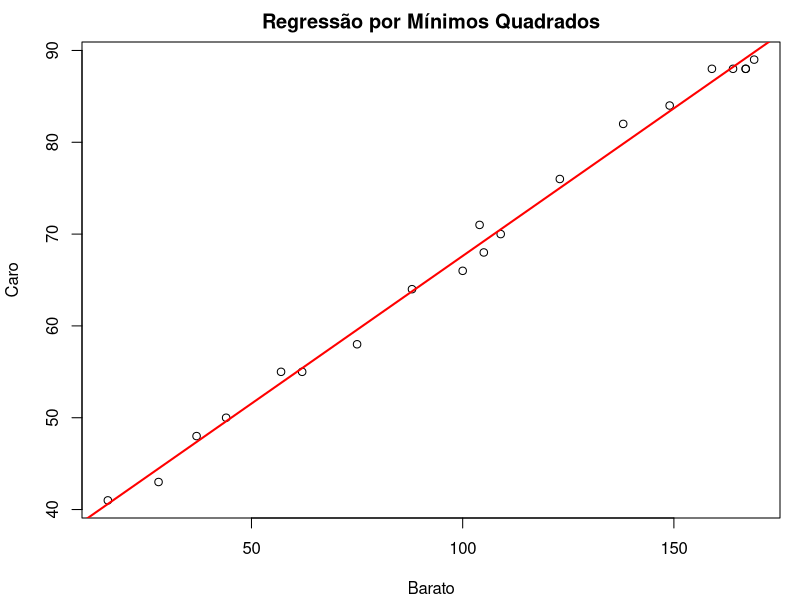
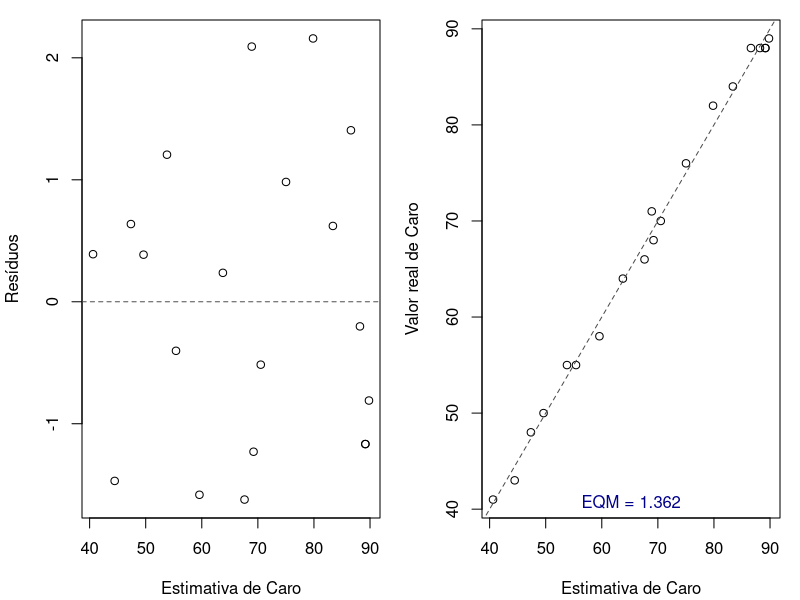
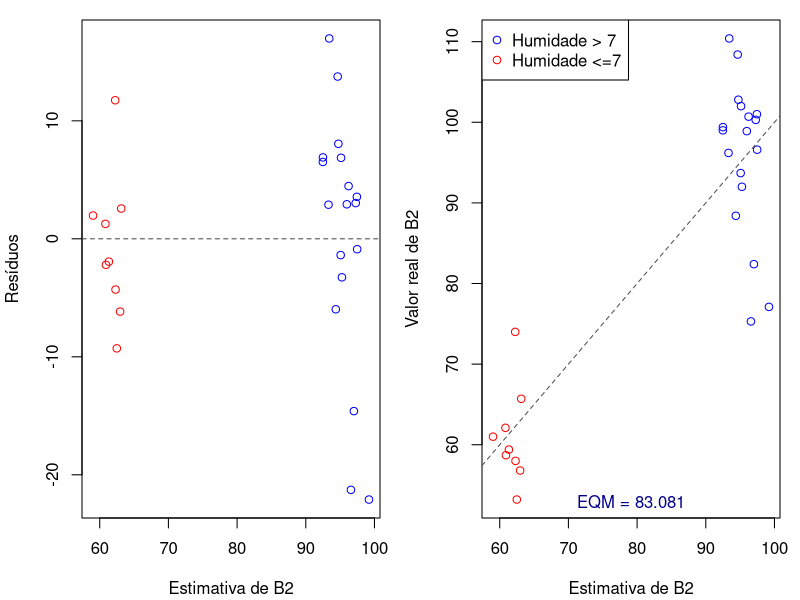
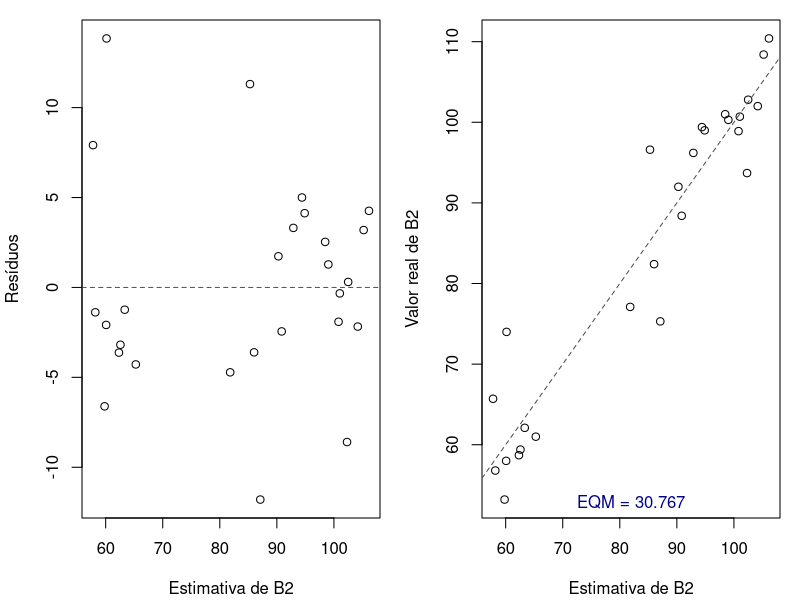
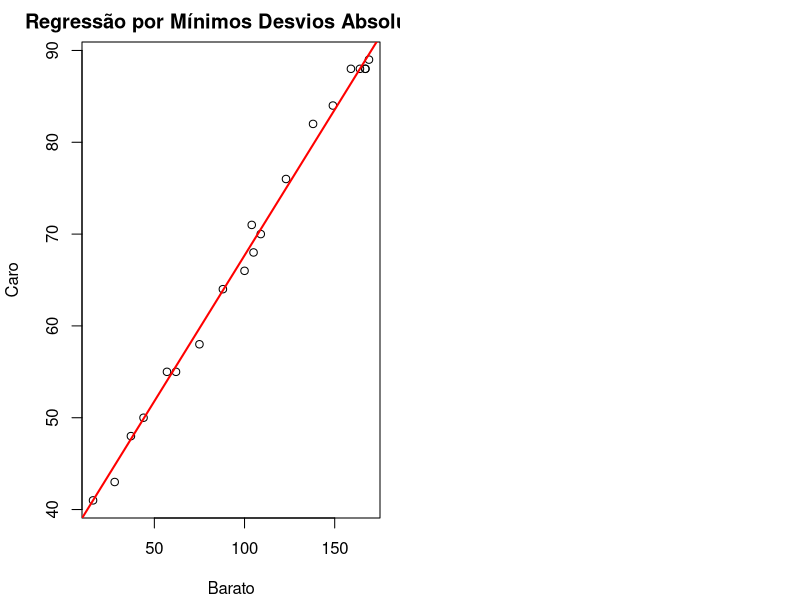
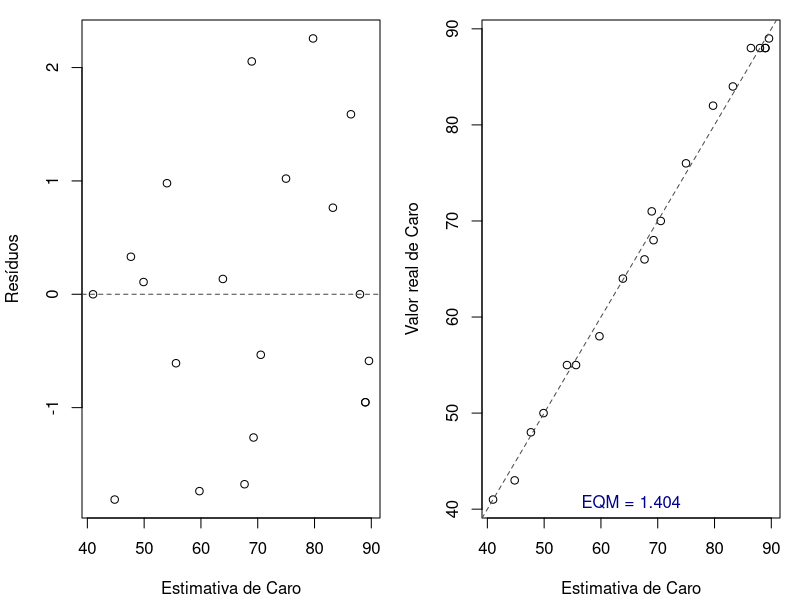
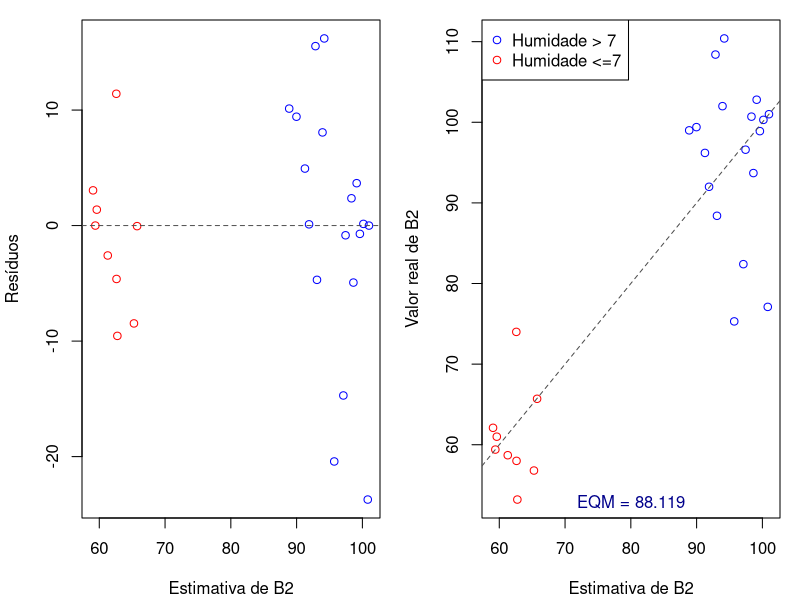
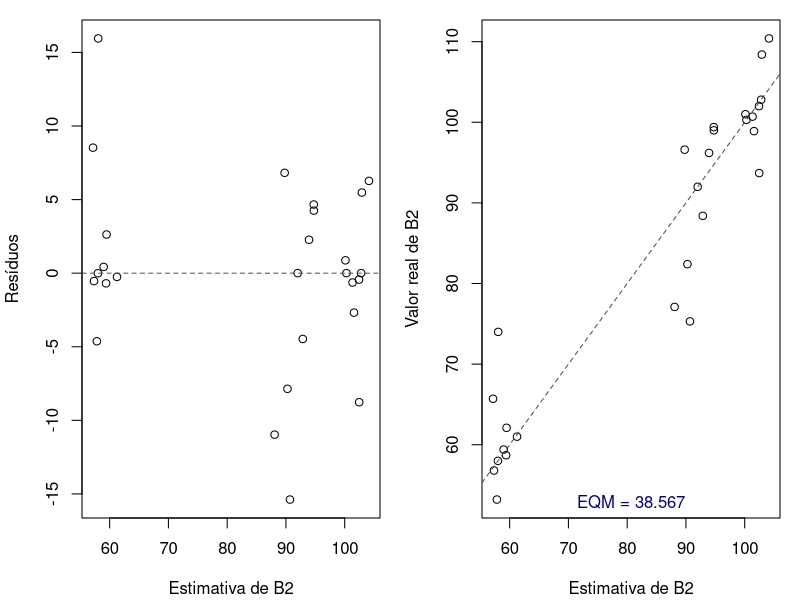

The R script that drew these images, in order:
## ---- chunk 1
#| code-fold: true
ID <- 1:20
Caro<- c(76,70,55,71,55,48,50,66,41,43,82,68,88,58,64,88,89,88,84,88)
Barato<- c(123,109,62,104,57,37,44,100,16,28,138,105,159,75,88,164,169,167,149,167)

dados.1 <- data.frame(ID,Caro,Barato)
rm(list=c("ID","Caro","Barato"))
knitr::kable(dados.1)
## ---- chunk 2
#| code-fold: true
ID <- 1:27
B2 <-c(110.4,102.8,101.0,108.4,100.7,100.3,102.0,93.7,98.9,96.6,
99.4,96.2,99.0,88.4,75.3,92.0,82.4,77.1,74.0,65.7,56.8,62.1,61.0,53.2,59.4,58.7,58.0)
Sol <- c(176,155,273,273,256,280,280,184,216,
198,59,80,80,105,180,180,177,230,203,191,191,191,76,213,213,151,205)
Humidade <- c(7.0,7.0,7.0,7.0,7.0,7.0,7.0,7.0,7.0,2.0,2.0,2.0,2.0,2.0,2.0,2.0,
2.0,2.0,47.4,47.4,47.4,47.4,47.4,47.4,47.4,47.4,47.4)
Temp.Ar <- c(78,89,89,72,84,87,74,87,88,76,
65,67,62,70,73,65,76,82,76,83,82,69,74,76,69,75,76)

dados.2 <- data.frame(ID,B2,Sol,Humidade,Temp.Ar)
rm(list=c("ID","B2","Sol","Humidade","Temp.Ar"))
knitr::kable(dados.2)
## ---- chunk 3
minQuad <- function(b){
  return(sum((dados.1$Caro-b[1]-dados.1$Barato*b[2])^2))
}

(b <-optim(par=c(0,0),minQuad)$par)
coef <- list(simples.A=b)
## ---- chunk 4
#| fig-align: "center"
par(mar=c(4.1,4.1,2.1,1))
plot(Caro ~ Barato,data=dados.1, main="Regressão por Mínimos Quadrados")
abline(a=b[1],b=b[2],lwd=2,col="red")
## ---- chunk 5
par(mfrow=c(1,2),mar=c(4.1,4.1,1,1))
resid <- dados.1$Caro - b[1] - b[2]*dados.1$Barato
EQM <- mean(resid^2)
lEQM <- list(simples.A = EQM)
plot(b[1] + b[2]*dados.1$Barato,resid,ylab="Resíduos",xlab="Estimativa de Caro")
abline(h=0,lty=2,col="grey30")
plot(b[1] + b[2]*dados.1$Barato,dados.1$Caro,
     xlab="Estimativa de Caro",ylab="Valor real de Caro")
abline(a=0,b=1,lty=2,col="grey30")
mtext(paste("EQM =",round(EQM,3)),
      side=1,padj=-2,col="blue4")
## ---- chunk 6
matriz <- cbind(1,as.matrix(dados.2[,-(1:2)]))
minQuad <- function(b){
  return(sum((dados.2$B2-matriz%*%b)^2))
}
(b <-optim(par=c(min(dados.2$B2),0,0,0),minQuad)$par)
coef$multi.A1 <- b
## ---- chunk 7
#| code-fold: true
#| fig-align: "center"
resid <- dados.2$B2-matriz%*%b
EQM <- mean(resid^2)
lEQM$multi1.A <- EQM
#grafico 1
par(mfrow=c(1,2),mar=c(4.1,4.1,1,1))
plot(matriz%*%b,resid,xlab="Estimativa de B2",ylab="Resíduos",
     col=c("blue","red")[as.numeric(dados.2$Humidade>7)+1])
abline(h=0,lty=2,col="grey30")
#grafico 2
plot(matriz%*%b,dados.2$B2,xlab="Estimativa de B2",ylab="Valor real de B2",
     col=c("blue","red")[as.numeric(dados.2$Humidade>7)+1])
abline(a=0,b=1,lty=2,col="grey30")
legend("topleft",legend=c("Humidade > 7", "Humidade <=7"),col=c("blue","red"),pch=1)
mtext(paste("EQM =",round(mean((dados.2$B2-matriz%*%b)^2),3)),
      side=1,padj=-2,col="blue4")
## ---- chunk 8
matriz <- cbind(1,as.matrix(dados.2[,-(1:2)]), dados.2$Humidade^2)
(b <-optim(par=c(100,0,0,0,0),minQuad)$par)
coef$multi1.A <- b
## ---- chunk 9
#| code-fold: true
#| fig-align: "center"
resid <- dados.2$B2-matriz%*%b
EQM <- mean(resid^2)
lEQM$multi2.A <- EQM
par(mfrow=c(1,2),mar=c(4.1,4.1,1,1))
plot(matriz%*%b,resid,xlab="Estimativa de B2",ylab="Resíduos")
abline(h=0,lty=2,col="grey30")
plot(matriz%*%b,dados.2$B2,xlab="Estimativa de B2",ylab="Valor real de B2")
abline(a=0,b=1,lty=2,col="grey30")
mtext(paste("EQM =",round(mean((dados.2$B2-matriz%*%b)^2),3)),
      side=1,padj=-2,col="blue4")
## ---- chunk 10
ks.test(resid,function(q) pnorm(q, sd=sd(resid)))
## ---- chunk 11
minDesv <- function(b){
  return( sum(abs(Y-matriz%*%b)) )
}
Y <- dados.1$Caro
matriz <- cbind(1, dados.1$Barato)
(b<- optim(par=c(1,2), minDesv)$par)
coef$simples.B <- b
## ---- chunk 12
#| fig-align: "center"
par(mar=c(4.1,4.1,2.1,1))
plot(Caro ~ Barato,data=dados.1, main="Regressão por Mínimos Desvios Absolutos")
abline(a=b[1],b=b[2],lwd=2,col="red")
## ---- chunk 13
par(mfrow=c(1,2),mar=c(4.1,4.1,1,1))
resid <- dados.1$Caro - b[1] - b[2]*dados.1$Barato
EQM <- mean(resid^2)
lEQM$simples.B <- EQM
plot(b[1] + b[2]*dados.1$Barato,resid,ylab="Resíduos",xlab="Estimativa de Caro")
abline(h=0,lty=2,col="grey30")
plot(b[1] + b[2]*dados.1$Barato,dados.1$Caro,
     xlab="Estimativa de Caro",ylab="Valor real de Caro")
abline(a=0,b=1,lty=2,col="grey30")
mtext(paste("EQM =",round(mean((dados.1$Caro - b[1] - b[2]*dados.1$Barato)^2),3)),
      side=1,padj=-2,col="blue4")
## ---- chunk 14
Y <- dados.2$B2
matriz <- cbind(1,as.matrix(dados.2[,-(1:2)]))
(b <-optim(par=c(min(dados.2$B2),0,0,0),minDesv)$par)
coef$multi1.B <- b
## ---- chunk 15
#| fig-align: "center"
#| code-fold: true
resid <- dados.2$B2-matriz%*%b
EQM <- mean(resid^2)
lEQM$multi1.B <- EQM
par(mfrow=c(1,2),mar=c(4.1,4.1,1,1))
plot(matriz%*%b,resid,xlab="Estimativa de B2",ylab="Resíduos",
     col=c("blue","red")[as.numeric(dados.2$Humidade>7)+1])
abline(h=0,lty=2,col="grey30")
plot(matriz%*%b,dados.2$B2,xlab="Estimativa de B2",ylab="Valor real de B2",
     col=c("blue","red")[as.numeric(dados.2$Humidade>7)+1])
abline(a=0,b=1,lty=2,col="grey30")
legend("topleft",legend=c("Humidade > 7", "Humidade <=7"),col=c("blue","red"),pch=1)
mtext(paste("EQM =",round(mean((dados.2$B2-matriz%*%b)^2),3)),
      side=1,padj=-2,col="blue4")
## ---- chunk 16
Y<- dados.2$B2
matriz <- cbind(1,as.matrix(dados.2[,-(1:2)]), dados.2$Humidade^2)
(b <-optim(par=c(100,0,0,0,0),minDesv)$par)
coef$multi2.B <- b
## ---- chunk 17
#| code-fold: true
#| fig-align: "center"
resid <- dados.2$B2-matriz%*%b
EQM <- mean(resid^2)
lEQM$multi2.B <- EQM
par(mfrow=c(1,2),mar=c(4.1,4.1,1,1))
plot(matriz%*%b,resid,xlab="Estimativa de B2",ylab="Resíduos")
abline(h=0,lty=2,col="grey30")
plot(matriz%*%b,dados.2$B2,xlab="Estimativa de B2",ylab="Valor real de B2")
abline(a=0,b=1,lty=2,col="grey30")
mtext(paste("EQM =",round(mean((dados.2$B2-matriz%*%b)^2),3)),
      side=1,padj=-2,col="blue4")
## ---- chunk 18
matriz <- as.matrix(dados.1[,-1])
distnD <- function(b){
  #deslocamento para a origem
  matriz[,1] <- matriz[,1] - b[1]
  #vetor perpendicular à reta, usando seus coeficientes
  r <- b
  r[1] <- -1
  d<-apply(matriz,1,function(p){
    #projecao do ponto na reta perpendicular
    proj <- as.vector((p%*%r)/(r%*%r))*r
    #norma do vetor(correspondente a distancia)
    return(sqrt(sum(proj^2)))
    #obs: nao e necessário obter essa raiz quadrada, porem
    #   foi importante para convergir com o segundo conjunto de dados
    #   já que estava estourando com valores muito grandes
  })
  return(sum(d))
}
(b<-optim(par=c(min(matriz[,1]),2),distnD)$par)
coef$simples.C <- b
## ---- chunk 19
#| fold-code: true
#| fig-align: "center"
par(mar=c(4.1,4.1,1,1))
plot(Caro ~ Barato,data=dados.1, main="Regressão por Mínima Distância Euclideana")
abline(a=b[1],b=b[2],lwd=2,col="red")
## ---- chunk 20
par(mfrow=c(1,2),mar=c(4.1,4.1,1,1))
resid <- dados.1$Caro - b[1] - b[2]*dados.1$Barato
EQM <- mean(resid^2)
lEQM$simples.C <- EQM
plot(b[1] + b[2]*dados.1$Barato,resid,ylab="Resíduos",xlab="Estimativa de Caro")
abline(h=0,lty=2,col="grey30")
plot(b[1] + b[2]*dados.1$Barato,dados.1$Caro,
     xlab="Estimativa de Caro",ylab="Valor real de Caro")
abline(a=0,b=1,lty=2,col="grey30")
mtext(paste("EQM =",round(mean((dados.1$Caro - b[1] - b[2]*dados.1$Barato)^2),3)),
      side=1,padj=-2,col="blue4")
## ---- chunk 21
#| code-fold: false
matriz <- as.matrix(dados.2[,-1])
(b<-optim(par=c(min(dados.2$B2),0,0,0),distnD)$par)
#nao converge com o mesmo parametro inicial que dos outros métodos...
(b<-optim(par=c(80,0,0,0),distnD)$par)
#assim ele converge
coef$multi1.C <- b
## ---- chunk 22
#| code-fold: true
#| fig-align: "center"
matriz <- cbind(1,as.matrix(dados.2[,-(1:2)]))
resid <- dados.2$B2-matriz%*%b
EQM <- mean(resid^2)
lEQM$multi1.C <- EQM
#grafico 1
par(mfrow=c(1,2),mar=c(4.1,4.1,1,1))
plot(matriz%*%b,resid,xlab="Estimativa de B2",ylab="Resíduos")
abline(h=0,lty=2,col="grey30")
#grafico 2
plot(matriz%*%b,dados.2$B2,xlab="Estimativa de B2",ylab="Valor real de B2")
abline(a=0,b=1,lty=2,col="grey30")
mtext(paste("EQM =",round(EQM,3)),side=1,padj=-2,col="blue4")
## ---- chunk 23
#| code-fold: false
matriz <- as.matrix(cbind(dados.2[,-1], dados.2$Humidade^2))
(b<-optim(par=c(100,0,0,0,0),distnD)$par)
#conseguiu convergir sem problemas usando o mesmo parametro
#inicial que em A e B
coef$multi2.C <- b
## ---- chunk 24
#| code-fold: true
#| fig-align: "center"
matriz[,1] <- 1
resid <- dados.2$B2-matriz%*%b
EQM <- mean(resid^2)
lEQM$multi2.C <- EQM
par(mfrow=c(1,2),mar=c(4.1,4.1,1,1))
plot(matriz%*%b,resid,xlab="Estimativa de B2",ylab="Resíduos")
abline(h=0,lty=2,col="grey30")
plot(matriz%*%b,dados.2$B2,xlab="Estimativa de B2",ylab="Valor real de B2")
abline(a=0,b=1,lty=2,col="grey30")
mtext(paste("EQM =",round(EQM,3)),side=1,padj=-2,col="blue4")
## ---- chunk 25
#| code-fold: true
#| fig-align: "center"
par(mar=c(4.1,4.1,2.1,1))
plot(Caro ~ Barato,data=dados.1, main="Regressão Simples")

abline(a=coef$simples.A[1],b=coef$simples.A[2],col="grey40")
abline(a=coef$simples.B[1],b=coef$simples.B[2],col="darkorange",lty=2)
abline(a=coef$simples.C[1],b=coef$simples.C[2],col="blue",lty=3)
## ---- chunk 26
#| code-fold: true
#| fig-align: "center"
par(mar=c(4.1,4.1,2.1,1))
plot(Caro ~ Barato,data=dados.1, main="Regressão simples (ampliado)",
     xlim=c(10,40),ylim=c(40,50))
abline(a=coef$simples.A[1],b=coef$simples.A[2],col="grey40",lwd=2)
abline(a=coef$simples.B[1],b=coef$simples.B[2],col="darkorange",lty=2,lwd=2)
abline(a=coef$simples.C[1],b=coef$simples.C[2],col="blue",lty=3,lwd=2)
## ---- chunk 27
#| code-fold: true
letras <- c("A","B","C")
tabela <- cbind(
cbind(lEQM[paste0("simples.",letras)]),
cbind(lEQM[paste0("multi1.",letras)]),
cbind(lEQM[paste0("multi2.",letras)])
)
rownames(tabela)<- letras
knitr::kable(tabela, col.names = c("Método","EQM de reg. simples", "EQM do modelo i)","EQM do modelo ii)"))
